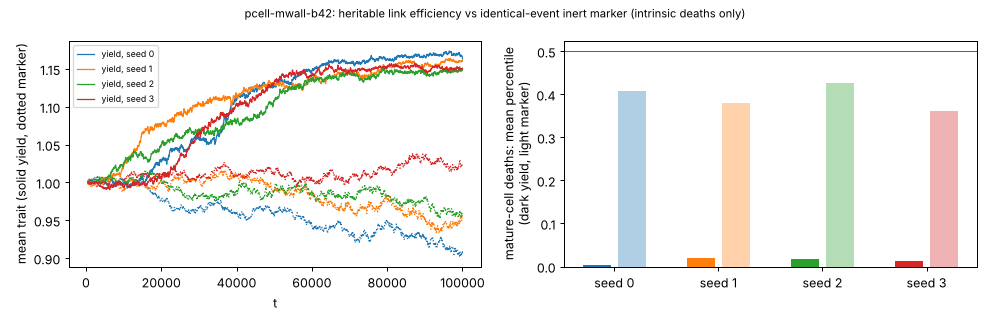

Write the Python code that produced this figure.
"""Mean yield vs inert marker (particle-weighted) over time, and death percentiles, for genealogy files."""
import sys, json, numpy as np, subprocess
import matplotlib; matplotlib.use("Agg"); import matplotlib.pyplot as plt
fs = sys.argv[1:-1]; out = sys.argv[-1]
fig, ax = plt.subplots(1, 2, figsize=(11, 3.6))
for k, fn in enumerate(fs):
    d = json.load(open(fn)); S = [x for x in d["series"] if x["n"]]
    t = [x["t"] for x in S]
    ax[0].plot(t, [np.average(x["ym"], weights=x["np"]) for x in S], color=f"C{k}", lw=1, label=f"yield, seed {k}")
    ax[0].plot(t, [np.average(x["zm"], weights=x["np"]) for x in S], color=f"C{k}", lw=1, ls=":")
    for j, key in enumerate(("ym", "zm")):
        r = json.loads(subprocess.check_output([sys.executable, "deathsel.py", fn, key, "20"]))
        ax[1].bar(k * 3 + j, r["death_pct_mean"], color=f"C{k}", alpha=1 if j == 0 else 0.35)
ax[0].set_xlabel("t"); ax[0].set_ylabel("mean trait (solid yield, dotted marker)"); ax[0].legend(fontsize=7)
ax[1].set_xticks([k * 3 + 0.5 for k in range(len(fs))]); ax[1].set_xticklabels([f"seed {k}" for k in range(len(fs))])
ax[1].axhline(0.5, color="k", lw=0.5); ax[1].set_ylabel("mature-cell deaths: mean percentile\n(dark yield, light marker)")
import os
fig.suptitle(os.environ.get("TITLE", "pcell-mwall") + ": heritable link efficiency vs identical-event inert marker (intrinsic deaths only)", fontsize=9)
fig.tight_layout(); fig.savefig(out, dpi=90)
